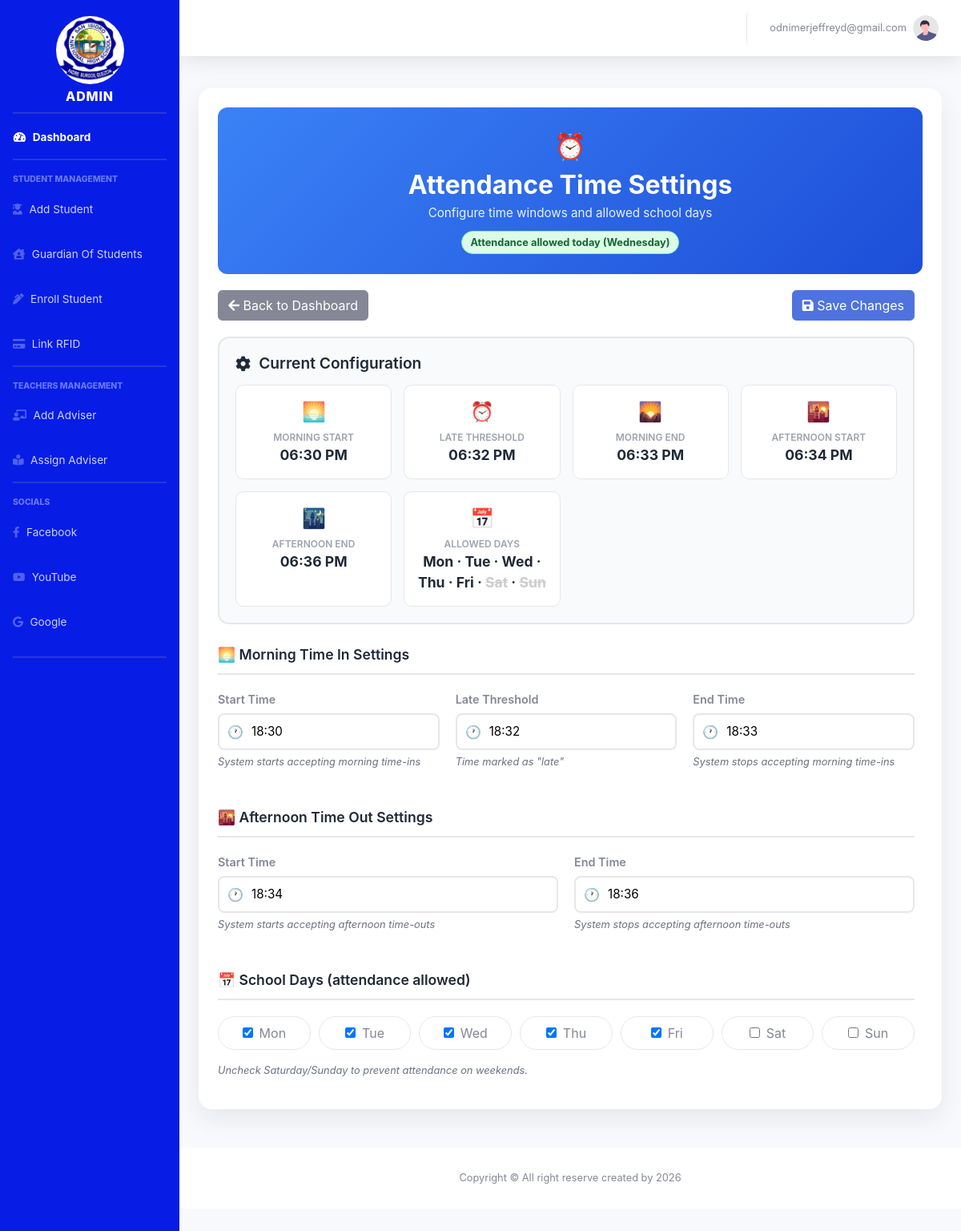
The app's page /attendance_time.php (signed in), older data.
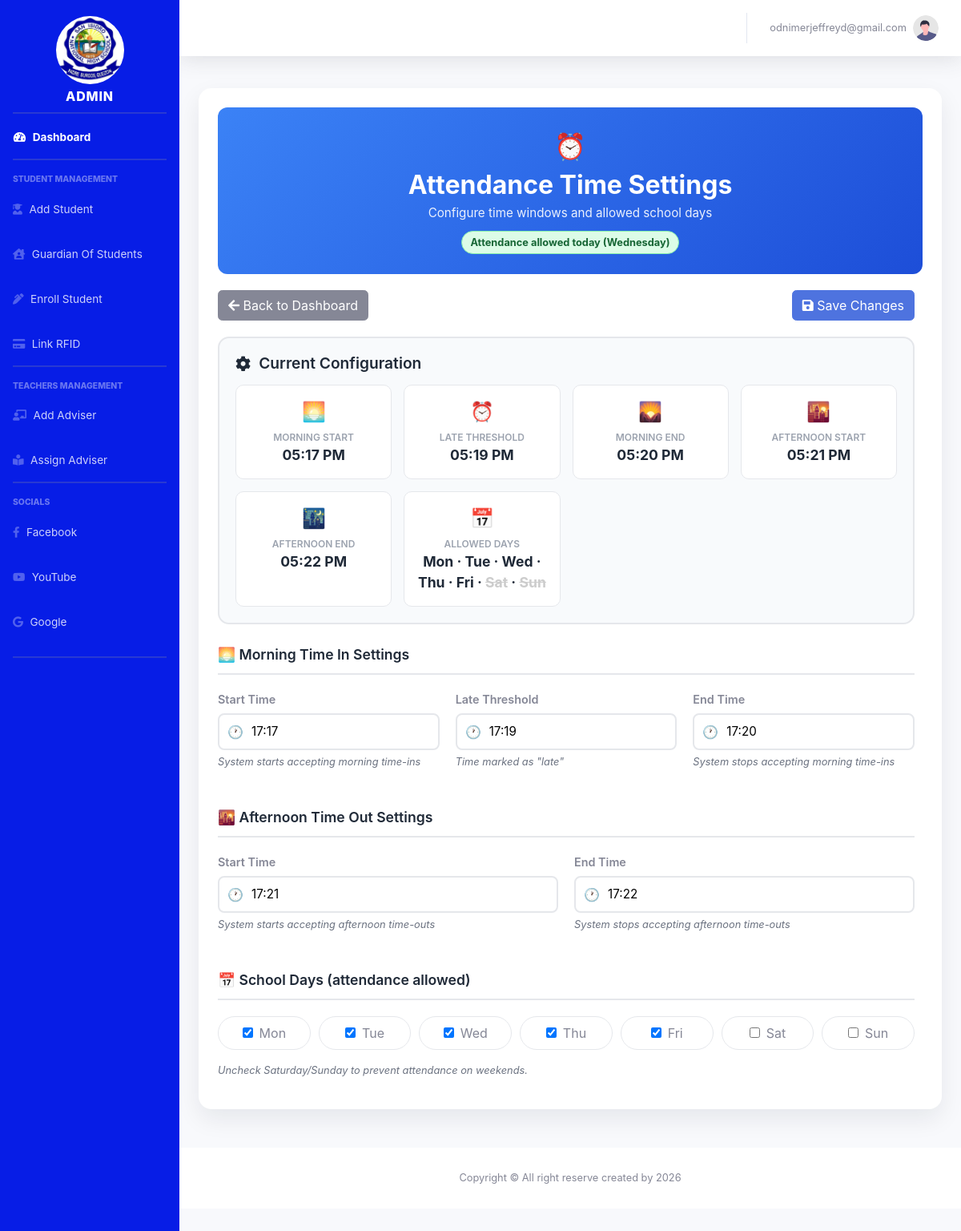
The same page, newer data.
### tables this page shows
CREATE TABLE `users` (
  `user_id` int(11) NOT NULL,
  `email` varchar(100) NOT NULL,
  `password` varchar(255) NOT NULL,
  `role` enum('admin','faculty') NOT NULL,
  `status` varchar(20) DEFAULT 'inactive'
);

CREATE TABLE `time_settings` (
  `id` int(11) NOT NULL,
  `morning_start` time NOT NULL,
  `morning_end` time NOT NULL,
  `morning_late_threshold` time NOT NULL,
  `afternoon_start` time NOT NULL,
  `afternoon_end` time NOT NULL,
  `updated_at` timestamp NOT NULL DEFAULT current_timestamp() ON UPDATE current_timestamp(),
  `allow_mon` tinyint(1) NOT NULL DEFAULT 1,
  `allow_tue` tinyint(1) NOT NULL DEFAULT 1,
  `allow_wed` tinyint(1) NOT NULL DEFAULT 1,
  `allow_thu` tinyint(1) NOT NULL DEFAULT 1,
  `allow_fri` tinyint(1) NOT NULL DEFAULT 1,
  `allow_sat` tinyint(1) NOT NULL DEFAULT 0,
  `allow_sun` tinyint(1) NOT NULL DEFAULT 0
);

### attendance_time.php (the view, shortened to what the rows shown need)
<?php
$host       = 'localhost';
$db_name    = 'rfid_capstone';
$username   = 'root';
$password   = '';
try {
    $pdo = new PDO("mysql:host=$host;dbname=$db_name;charset=utf8", $username, $password);
    $pdo->setAttribute(PDO::ATTR_ERRMODE, PDO::ERRMODE_EXCEPTION);
    $pdo->setAttribute(PDO::ATTR_DEFAULT_FETCH_MODE, PDO::FETCH_ASSOC);
} catch (PDOException $e) {
    die("Connection failed: " . $e->getMessage());
}
try {
    $pdo->query("SELECT 1 FROM time_settings LIMIT 1");
} catch (PDOException $e) {
    $pdo->exec("
        CREATE TABLE time_settings (
            id INT PRIMARY KEY AUTO_INCREMENT,
            morning_start TIME NOT NULL,
            morning_end TIME NOT NULL,
            morning_late_threshold TIME NOT NULL,
            afternoon_start TIME NOT NULL,
            afternoon_end TIME NOT NULL,
            allow_mon TINYINT(1) NOT NULL DEFAULT 1,
            allow_tue TINYINT(1) NOT NULL DEFAULT 1,
            allow_wed TINYINT(1) NOT NULL DEFAULT 1,
            allow_thu TINYINT(1) NOT NULL DEFAULT 1,
            allow_fri TINYINT(1) NOT NULL DEFAULT 1,
            allow_sat TINYINT(1) NOT NULL DEFAULT 0,
            allow_sun TINYINT(1) NOT NULL DEFAULT 0,
            updated_at TIMESTAMP DEFAULT CURRENT_TIMESTAMP ON UPDATE CURRENT_TIMESTAMP
        )
    ");
    $stmt = $pdo->prepare("
        INSERT INTO time_settings
        (morning_start, morning_end, morning_late_threshold, afternoon_start, afternoon_end,
         allow_mon, allow_tue, allow_wed, allow_thu, allow_fri, allow_sat, allow_sun)
        VALUES (?, ?, ?, ?, ?, 1, 1, 1, 1, 1, 0, 0)
    ");
    $stmt->execute(['06:00:00', '09:00:00', '08:30:00', '16:00:00', '16:30:00']);
}
function getTimeSettings(PDO $pdo) {
    $defaultSettings = [
        'id' => 1,
        'morning_start' => '06:00:00',
        'morning_end' => '09:00:00',
        'morning_late_threshold' => '08:30:00',
        'afternoon_start' => '16:00:00',
        'afternoon_end' => '16:30:00',
        'allow_mon' => 1, 'allow_tue' => 1, 'allow_wed' => 1, 'allow_thu' => 1, 'allow_fri' => 1,
        'allow_sat' => 0, 'allow_sun' => 0,
        'updated_at' => date('Y-m-d H:i:s')
    ];
    $stmt = $pdo->query("SELECT * FROM time_settings WHERE id = 1");
    $row = $stmt->fetch();
    return $row ?: $defaultSettings;
}
$time_settings = getTimeSettings($pdo);
?>
<!DOCTYPE html>
<html lang="en">
<head>
    <link href="https://cdn.jsdelivr.net/npm/bootstrap@5.3.0/dist/css/bootstrap.min.css" rel="stylesheet">
    <link rel="stylesheet" href="https://cdnjs.cloudflare.com/ajax/libs/font-awesome/6.0.0/css/all.min.css">
</head>
<body>
<?php include 'nav.php'; ?>
<div class="container-fluid mt-4 mb-5">
    <div class="table-card">
        <div class="settings-header">
            <h1>Attendance Time Settings</h1>
        </div>
        <div class="content">
            <div class="scrollable-panel">
                <div class="current-settings">
                    <div class="settings-grid">
                        <div class="setting-card">
                            <div class="setting-icon">🌅</div>
                            <div class="setting-label">Morning Start</div>
                            <div class="setting-value"><?php echo date('h:i A', strtotime($time_settings['morning_start'])); ?></div>
                        </div>
                        <div class="setting-card">
                            <div class="setting-icon">⏰</div>
                            <div class="setting-label">Late Threshold</div>
                            <div class="setting-value"><?php echo date('h:i A', strtotime($time_settings['morning_late_threshold'])); ?></div>
                        </div>
                        <div class="setting-card">
                            <div class="setting-icon">🌄</div>
                            <div class="setting-label">Morning End</div>
                            <div class="setting-value"><?php echo date('h:i A', strtotime($time_settings['morning_end'])); ?></div>
                        </div>
                        <div class="setting-card">
                            <div class="setting-icon">🌇</div>
                            <div class="setting-label">Afternoon Start</div>
                            <div class="setting-value"><?php echo date('h:i A', strtotime($time_settings['afternoon_start'])); ?></div>
                        </div>
                        <div class="setting-card">
                            <div class="setting-icon">🌃</div>
                            <div class="setting-label">Afternoon End</div>
                            <div class="setting-value"><?php echo date('h:i A', strtotime($time_settings['afternoon_end'])); ?></div>
                        </div>
                    </div>
                </div>
                <form action="" method="post" id="settingsForm">
                    <div class="form-section">
                        <div class="form-grid">
                            <div class="form-group">
                                <div class="input-wrapper">
                                    <input type="text" id="morning_start" name="morning_start" placeholder="06:00" value="<?php echo substr($time_settings['morning_start'], 0, 5); ?>" required>
                                </div>
                            </div>
                            <div class="form-group">
                                <div class="input-wrapper">
                                    <input type="text" id="morning_late_threshold" name="morning_late_threshold" placeholder="08:30" value="<?php echo substr($time_settings['morning_late_threshold'], 0, 5); ?>" required>
                                </div>
                            </div>
                            <div class="form-group">
                                <div class="input-wrapper">
                                    <input type="text" id="morning_end" name="morning_end" placeholder="09:00" value="<?php echo substr($time_settings['morning_end'], 0, 5); ?>" required>
                                </div>
                            </div>
                        </div>
                    </div>
                    <div class="form-section">
                        <div class="form-grid">
                            <div class="form-group">
                                <div class="input-wrapper">
                                    <input type="text" id="afternoon_start" name="afternoon_start" placeholder="16:00" value="<?php echo substr($time_settings['afternoon_start'], 0, 5); ?>" required>
                                </div>
                            </div>
                            <div class="form-group">
                                <div class="input-wrapper">
                                    <input type="text" id="afternoon_end" name="afternoon_end" placeholder="16:30" value="<?php echo substr($time_settings['afternoon_end'], 0, 5); ?>" required>
                                </div>
                            </div>
                        </div>
                    </div>
                </form>
            </div>
        </div>
    </div>
</div>
</body>
</html>

### nav.php (shortened to what the rows shown need)
<?php
include 'conn.php';
$email = $_SESSION['email'];
$sql = "SELECT * FROM users WHERE email = ?";
$stmt = $conn->prepare($sql);
$stmt->bind_param("s", $email);
$stmt->execute();
$result = $stmt->get_result();
$user = $result->fetch_assoc();
?>
<!DOCTYPE html>
<html lang="en">
<head>
    <link href="https://cdn.jsdelivr.net/npm/bootstrap@5.1.3/dist/css/bootstrap.min.css" rel="stylesheet">
    <link rel="stylesheet" href="https://cdnjs.cloudflare.com/ajax/libs/font-awesome/5.15.4/css/all.min.css">
    <link href="css/sb-admin-2.min.css" rel="stylesheet">
</head>
<body id="page-top">
<div id="wrapper">
    <div id="content-wrapper" class="d-flex flex-column">
        <div id="content">
            <nav class="navbar navbar-expand navbar-light bg-white topbar mb-4 static-top shadow">
                <ul class="navbar-nav ml-auto">
                    <li class="nav-item">
                        <span class="nav-link">
                            <span class="mr-2 d-none d-lg-inline text-gray-600 small">
                                <?php echo htmlspecialchars($user['email']); ?>
                            </span>
                            <img class="img-profile rounded-circle" src="img/profile.svg">
                        </span>
                    </li>
                </ul>
            </nav>

Row changes from the older to the newer data that the page shows:
changed time_settings: morning_start "06:30 PM" → "05:17 PM"; morning_late_threshold "06:32 PM" → "05:19 PM"; morning_end "06:33 PM" → "05:20 PM"; afternoon_start "06:34 PM" → "05:21 PM"; afternoon_end "06:36 PM" → "05:22 PM"; morning_start "18:30" → "17:17"; morning_late_threshold "18:32" → "17:19"; morning_end "18:33" → "17:20"; afternoon_start "18:34" → "17:21"; afternoon_end "18:36" → "17:22"
